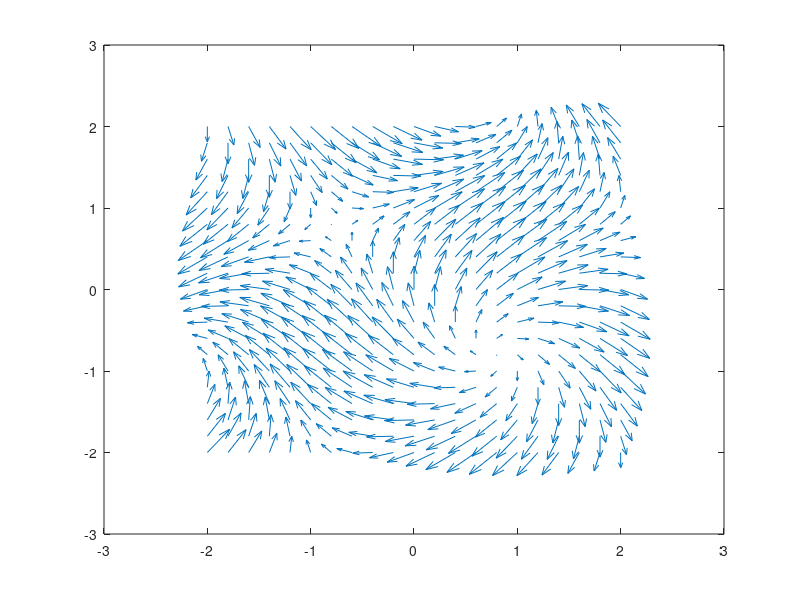

Write the MATLAB code that produced this figure.
%%
[x,y] = meshgrid(-2:.2:2,-2:.2:2) ; %to create the points I want to take a look at

%  VectorX = [x./(2*pi*(x.^2+y.^2))]; %is the Vector in the "x" direction
VectorX = sin(x + y);

%  VectorY = [y./(2*pi*(x.^2+y.^2))]; %is the Vector in the "y" direction
VectorY = cos(x - y);

%%
 % A quiver plot displays velocity vectors as arrows with components (u,v) 
 % at the points (x,y).
 quiver(x,y,VectorX,VectorY,'AutoScale','on','AutoScaleFactor',1.5) % 'AutoScale' is used to scale the arrow length.
%  streamslice(x,y,VectorX,VectorY); % it is similar as quiver, instead of 
% drawing arrows it draws streamlines along with the arrows.
 hold on;
%  Z = sqrt(VectorX.^2 + VectorY.^2);
%  contour(x,y,Z,'LineColor','r');
%  
